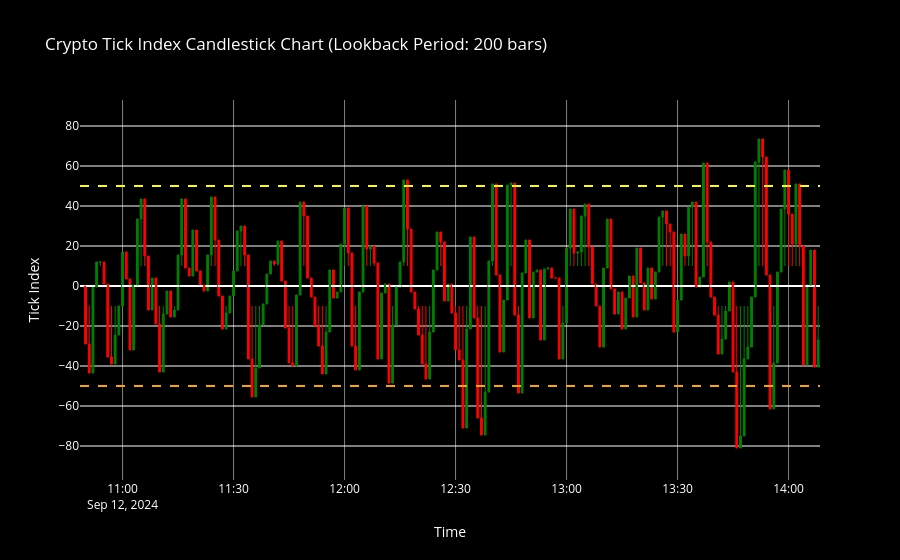

This figure's notebook cell:
### Code cell
import ccxt
import pandas as pd
import numpy as np
import plotly.graph_objs as go
from plotly.subplots import make_subplots
import schedule
import time
from IPython.display import display, clear_output

# Initialize the exchange
exchange = ccxt.binance()

# Load markets to ensure symbols are available
exchange.load_markets()

# Customizable lookback period
LOOKBACK_PERIOD = 200  # Adjust this value to set the lookback period

# Fetch the highest market cap USDT-paired cryptocurrencies
def fetch_highest_market_cap_symbols(limit=130):
    tickers = exchange.fetch_tickers()
    
    # Calculate market cap approximation (price * volume) for USDT pairs
    market_caps = {
        symbol: ticker['last'] * ticker['quoteVolume']
        for symbol, ticker in tickers.items()
        if symbol.endswith('/USDT') and ticker['quoteVolume'] is not None and ticker['last'] is not None
    }
    
    # Sort symbols by the calculated market cap and take the top 'limit' symbols
    sorted_symbols = sorted(market_caps, key=market_caps.get, reverse=True)
    return sorted_symbols[:limit]

# Function to fetch OHLCV data with a customizable lookback period
def fetch_ohlcv(symbol, timeframe='1m', limit=LOOKBACK_PERIOD):
    ohlcv = exchange.fetch_ohlcv(symbol, timeframe=timeframe, limit=limit)
    return ohlcv

# Function to calculate tick direction (1 for up, -1 for down, 0 for no change)
def calculate_tick(df):
    df['tick'] = np.sign(df['close'].diff()).fillna(0)
    return df

# Create the figure widget
fig = make_subplots(rows=1, cols=1)

def update_chart():
    # Fetch top market cap USDT-paired cryptos
    crypto_symbols = fetch_highest_market_cap_symbols(limit=100)

    # Fetch OHLCV data for all symbols
    data = {}
    for symbol in crypto_symbols:
        ohlcv = fetch_ohlcv(symbol)
        df = pd.DataFrame(ohlcv, columns=['timestamp', 'open', 'high', 'low', 'close', 'volume'])
        df['timestamp'] = pd.to_datetime(df['timestamp'], unit='ms')
        data[symbol] = df

    # Apply the tick calculation to all dataframes
    for symbol, df in data.items():
        data[symbol] = calculate_tick(df)

    # Create the combined DataFrame in one step
    tick_data = {'timestamp': data[crypto_symbols[0]]['timestamp']}
    for symbol, df in data.items():
        tick_data[symbol] = df['tick']

    # Convert dictionary to DataFrame
    tick_df = pd.DataFrame(tick_data)

    # Calculate the tick index (sum of ticks)
    tick_df['tick_index'] = tick_df[crypto_symbols].sum(axis=1)

    # Apply smoothing to the tick index
    smoothing_window = 2  # Adjust the window size as needed
    tick_df['smoothed_tick_index'] = tick_df['tick_index'].rolling(window=smoothing_window).mean().fillna(tick_df['tick_index'])

    # Calculate the high and low values within each interval
    tick_df['open'] = tick_df['smoothed_tick_index'].shift(1).fillna(tick_df['smoothed_tick_index'][0])
    tick_df['close'] = tick_df['smoothed_tick_index']

    # Using a larger rolling window for high and low calculations
    high_low_window = 2  # Adjust the window size as needed
    tick_df['high'] = tick_df['smoothed_tick_index'].rolling(window=high_low_window).max().fillna(tick_df['smoothed_tick_index'])
    tick_df['low'] = tick_df['smoothed_tick_index'].rolling(window=high_low_window).min().fillna(tick_df['smoothed_tick_index'])

    # Implement limits for extreme values
    extreme_limit = 10  # Example limit
    tick_df['high'] = tick_df['high'].clip(upper=extreme_limit)
    tick_df['low'] = tick_df['low'].clip(lower=-extreme_limit)

    # Clear the existing figure
    fig.data = []

    # Add candlestick trace for tick index with custom colors
    candlestick = go.Candlestick(
        x=tick_df['timestamp'],
        open=tick_df['open'],
        high=tick_df['high'],
        low=tick_df['low'],
        close=tick_df['close'],
        increasing_line_color='green',
        decreasing_line_color='red',
        increasing_fillcolor='green',
        decreasing_fillcolor='red',
        line=dict(width=1)  # Thin line for the high and low
    )

    fig.add_trace(candlestick, row=1, col=1)

    # Add horizontal lines at specified levels
    fig.add_hline(y=50, line=dict(color='yellow', width=1, dash='dash'), row=1, col=1)
    fig.add_hline(y=-50, line=dict(color='orange', width=1, dash='dash'), row=1, col=1)
    fig.add_hline(y=0, line=dict(color='white', width=1, dash='dot'), row=1, col=1)

    # Update layout for better visualization
    fig.update_layout(
        title=f'Crypto Tick Index Candlestick Chart (Lookback Period: {LOOKBACK_PERIOD} bars)',
        xaxis_title='Time',
        yaxis_title='Tick Index',
        xaxis_rangeslider_visible=False,
        yaxis=dict(
            range=[tick_df['tick_index'].min() - 10, tick_df['tick_index'].max() + 10]  # Dynamic range
        ),
        plot_bgcolor='black',
        paper_bgcolor='black',
        font=dict(color='white'),
        xaxis=dict(gridcolor='gray')
    )

    # Clear the previous output and display the updated figure
    clear_output(wait=True)
    display(fig)

# Schedule the chart to be updated every minute
schedule.every(1).minutes.do(update_chart)

# Flag to stop the scheduler
running = True

def run_scheduler():
    while running:
        schedule.run_pending()
        time.sleep(1)

def stop_scheduler():
    global running
    running = False

# Start the scheduler in a separate thread
import threading
scheduler_thread = threading.Thread(target=run_scheduler)
scheduler_thread.start()

# Initial chart update
update_chart()

# Example of stopping the scheduler after some time (e.g., 3 hours)
time.sleep(3 * 60 * 60)  # Run for 3 hours
stop_scheduler()
scheduler_thread.join()

### Figure 1 — Plotly figure (JSON) as saved in the notebook; plotly's stock layout.template omitted (floating-point values rounded to 4 significant figures; data arrays with more than 128 entries replaced by an {"elided": "..."} marker saying what was removed)
{"data": [{"close": {"elided": "200 float values"}, "decreasing": {"fillcolor": "red", "line": {"color": "red"}}, "high": {"elided": "200 float values"}, "increasing": {"fillcolor": "green", "line": {"color": "green"}}, "line": {"width": 1}, "low": {"elided": "200 float values"}, "open": {"elided": "200 float values"}, "type": "candlestick", "x": {"elided": "200 str values"}, "xaxis": "x", "yaxis": "y"}], "layout": {"autosize": true, "font": {"color": "white"}, "paper_bgcolor": "black", "plot_bgcolor": "black", "shapes": [{"line": {"color": "yellow", "dash": "dash", "width": 1}, "type": "line", "x0": 0, "x1": 1, "xref": "x domain", "y0": 50, "y1": 50, "yref": "y"}, {"line": {"color": "orange", "dash": "dash", "width": 1}, "type": "line", "x0": 0, "x1": 1, "xref": "x domain", "y0": -50, "y1": -50, "yref": "y"}, {"line": {"color": "white", "dash": "dot", "width": 1}, "type": "line", "x0": 0, "x1": 1, "xref": "x domain", "y0": 0, "y1": 0, "yref": "y"}, {"line": {"color": "yellow", "dash": "dash", "width": 1}, "type": "line", "x0": 0, "x1": 1, "xref": "x domain", "y0": 50, "y1": 50, "yref": "y"}, {"line": {"color": "orange", "dash": "dash", "width": 1}, "type": "line", "x0": 0, "x1": 1, "xref": "x domain", "y0": -50, "y1": -50, "yref": "y"}, {"line": {"color": "white", "dash": "dot", "width": 1}, "type": "line", "x0": 0, "x1": 1, "xref": "x domain", "y0": 0, "y1": 0, "yref": "y"}, {"line": {"color": "yellow", "dash": "dash", "width": 1}, "type": "line", "x0": 0, "x1": 1, "xref": "x domain", "y0": 50, "y1": 50, "yref": "y"}, {"line": {"color": "orange", "dash": "dash", "width": 1}, "type": "line", "x0": 0, "x1": 1, "xref": "x domain", "y0": -50, "y1": -50, "yref": "y"}, {"line": {"color": "white", "dash": "dot", "width": 1}, "type": "line", "x0": 0, "x1": 1, "xref": "x domain", "y0": 0, "y1": 0, "yref": "y"}, {"line": {"color": "yellow", "dash": "dash", "width": 1}, "type": "line", "x0": 0, "x1": 1, "xref": "x domain", "y0": 50, "y1": 50, "yref": "y"}, {"line": {"color": "orange", "dash": "dash", "width": 1}, "type": "line", "x0": 0, "x1": 1, "xref": "x domain", "y0": -50, "y1": -50, "yref": "y"}, {"line": {"color": "white", "dash": "dot", "width": 1}, "type": "line", "x0": 0, "x1": 1, "xref": "x domain", "y0": 0, "y1": 0, "yref": "y"}, {"line": {"color": "yellow", "dash": "dash", "width": 1}, "type": "line", "x0": 0, "x1": 1, "xref": "x domain", "y0": 50, "y1": 50, "yref": "y"}, {"line": {"color": "orange", "dash": "dash", "width": 1}, "type": "line", "x0": 0, "x1": 1, "xref": "x domain", "y0": -50, "y1": -50, "yref": "y"}, {"line": {"color": "white", "dash": "dot", "width": 1}, "type": "line", "x0": 0, "x1": 1, "xref": "x domain", "y0": 0, "y1": 0, "yref": "y"}, {"line": {"color": "yellow", "dash": "dash", "width": 1}, "type": "line", "x0": 0, "x1": 1, "xref": "x domain", "y0": 50, "y1": 50, "yref": "y"}, {"line": {"color": "orange", "dash": "dash", "width": 1}, "type": "line", "x0": 0, "x1": 1, "xref": "x domain", "y0": -50, "y1": -50, "yref": "y"}, {"line": {"color": "white", "dash": "dot", "width": 1}, "type": "line", "x0": 0, "x1": 1, "xref": "x domain", "y0": 0, "y1": 0, "yref": "y"}, {"line": {"color": "yellow", "dash": "dash", "width": 1}, "type": "line", "x0": 0, "x1": 1, "xref": "x domain", "y0": 50, "y1": 50, "yref": "y"}, {"line": {"color": "orange", "dash": "dash", "width": 1}, "type": "line", "x0": 0, "x1": 1, "xref": "x domain", "y0": -50, "y1": -50, "yref": "y"}, {"line": {"color": "white", "dash": "dot", "width": 1}, "type": "line", "x0": 0, "x1": 1, "xref": "x domain", "y0": 0, "y1": 0, "yref": "y"}, {"line": {"color": "yellow", "dash": "dash", "width": 1}, "type": "line", "x0": 0, "x1": 1, "xref": "x domain", "y0": 50, "y1": 50, "yref": "y"}, {"line": {"color": "orange", "dash": "dash", "width": 1}, "type": "line", "x0": 0, "x1": 1, "xref": "x domain", "y0": -50, "y1": -50, "yref": "y"}, {"line": {"color": "white", "dash": "dot", "width": 1}, "type": "line", "x0": 0, "x1": 1, "xref": "x domain", "y0": 0, "y1": 0, "yref": "y"}, {"line": {"color": "yellow", "dash": "dash", "width": 1}, "type": "line", "x0": 0, "x1": 1, "xref": "x domain", "y0": 50, "y1": 50, "yref": "y"}, {"line": {"color": "orange", "dash": "dash", "width": 1}, "type": "line", "x0": 0, "x1": 1, "xref": "x domain", "y0": -50, "y1": -50, "yref": "y"}, {"line": {"color": "white", "dash": "dot", "width": 1}, "type": "line", "x0": 0, "x1": 1, "xref": "x domain", "y0": 0, "y1": 0, "yref": "y"}, {"line": {"color": "yellow", "dash": "dash", "width": 1}, "type": "line", "x0": 0, "x1": 1, "xref": "x domain", "y0": 50, "y1": 50, "yref": "y"}, {"line": {"color": "orange", "dash": "dash", "width": 1}, "type": "line", "x0": 0, "x1": 1, "xref": "x domain", "y0": -50, "y1": -50, "yref": "y"}, {"line": {"color": "white", "dash": "dot", "width": 1}, "type": "line", "x0": 0, "x1": 1, "xref": "x domain", "y0": 0, "y1": 0, "yref": "y"}, {"line": {"color": "yellow", "dash": "dash", "width": 1}, "type": "line", "x0": 0, "x1": 1, "xref": "x domain", "y0": 50, "y1": 50, "yref": "y"}, {"line": {"color": "orange", "dash": "dash", "width": 1}, "type": "line", "x0": 0, "x1": 1, "xref": "x domain", "y0": -50, "y1": -50, "yref": "y"}, {"line": {"color": "white", "dash": "dot", "width": 1}, "type": "line", "x0": 0, "x1": 1, "xref": "x domain", "y0": 0, "y1": 0, "yref": "y"}, {"line": {"color": "yellow", "dash": "dash", "width": 1}, "type": "line", "x0": 0, "x1": 1, "xref": "x domain", "y0": 50, "y1": 50, "yref": "y"}, {"line": {"color": "orange", "dash": "dash", "width": 1}, "type": "line", "x0": 0, "x1": 1, "xref": "x domain", "y0": -50, "y1": -50, "yref": "y"}, {"line": {"color": "white", "dash": "dot", "width": 1}, "type": "line", "x0": 0, "x1": 1, "xref": "x domain", "y0": 0, "y1": 0, "yref": "y"}, {"line": {"color": "yellow", "dash": "dash", "width": 1}, "type": "line", "x0": 0, "x1": 1, "xref": "x domain", "y0": 50, "y1": 50, "yref": "y"}, {"line": {"color": "orange", "dash": "dash", "width": 1}, "type": "line", "x0": 0, "x1": 1, "xref": "x domain", "y0": -50, "y1": -50, "yref": "y"}, {"line": {"color": "white", "dash": "dot", "width": 1}, "type": "line", "x0": 0, "x1": 1, "xref": "x domain", "y0": 0, "y1": 0, "yref": "y"}, {"line": {"color": "yellow", "dash": "dash", "width": 1}, "type": "line", "x0": 0, "x1": 1, "xref": "x domain", "y0": 50, "y1": 50, "yref": "y"}, {"line": {"color": "orange", "dash": "dash", "width": 1}, "type": "line", "x0": 0, "x1": 1, "xref": "x domain", "y0": -50, "y1": -50, "yref": "y"}, {"line": {"color": "white", "dash": "dot", "width": 1}, "type": "line", "x0": 0, "x1": 1, "xref": "x domain", "y0": 0, "y1": 0, "yref": "y"}, {"line": {"color": "yellow", "dash": "dash", "width": 1}, "type": "line", "x0": 0, "x1": 1, "xref": "x domain", "y0": 50, "y1": 50, "yref": "y"}, {"line": {"color": "orange", "dash": "dash", "width": 1}, "type": "line", "x0": 0, "x1": 1, "xref": "x domain", "y0": -50, "y1": -50, "yref": "y"}, {"line": {"color": "white", "dash": "dot", "width": 1}, "type": "line", "x0": 0, "x1": 1, "xref": "x domain", "y0": 0, "y1": 0, "yref": "y"}, {"line": {"color": "yellow", "dash": "dash", "width": 1}, "type": "line", "x0": 0, "x1": 1, "xref": "x domain", "y0": 50, "y1": 50, "yref": "y"}, {"line": {"color": "orange", "dash": "dash", "width": 1}, "type": "line", "x0": 0, "x1": 1, "xref": "x domain", "y0": -50, "y1": -50, "yref": "y"}, {"line": {"color": "white", "dash": "dot", "width": 1}, "type": "line", "x0": 0, "x1": 1, "xref": "x domain", "y0": 0, "y1": 0, "yref": "y"}, {"line": {"color": "yellow", "dash": "dash", "width": 1}, "type": "line", "x0": 0, "x1": 1, "xref": "x domain", "y0": 50, "y1": 50, "yref": "y"}, {"line": {"color": "orange", "dash": "dash", "width": 1}, "type": "line", "x0": 0, "x1": 1, "xref": "x domain", "y0": -50, "y1": -50, "yref": "y"}, {"line": {"color": "white", "dash": "dot", "width": 1}, "type": "line", "x0": 0, "x1": 1, "xref": "x domain", "y0": 0, "y1": 0, "yref": "y"}, {"line": {"color": "yellow", "dash": "dash", "width": 1}, "type": "line", "x0": 0, "x1": 1, "xref": "x domain", "y0": 50, "y1": 50, "yref": "y"}, {"line": {"color": "orange", "dash": "dash", "width": 1}, "type": "line", "x0": 0, "x1": 1, "xref": "x domain", "y0": -50, "y1": -50, "yref": "y"}, {"line": {"color": "white", "dash": "dot", "width": 1}, "type": "line", "x0": 0, "x1": 1, "xref": "x domain", "y0": 0, "y1": 0, "yref": "y"}, {"line": {"color": "yellow", "dash": "dash", "width": 1}, "type": "line", "x0": 0, "x1": 1, "xref": "x domain", "y0": 50, "y1": 50, "yref": "y"}, {"line": {"color": "orange", "dash": "dash", "width": 1}, "type": "line", "x0": 0, "x1": 1, "xref": "x domain", "y0": -50, "y1": -50, "yref": "y"}, {"line": {"color": "white", "dash": "dot", "width": 1}, "type": "line", "x0": 0, "x1": 1, "xref": "x domain", "y0": 0, "y1": 0, "yref": "y"}, {"line": {"color": "yellow", "dash": "dash", "width": 1}, "type": "line", "x0": 0, "x1": 1, "xref": "x domain", "y0": 50, "y1": 50, "yref": "y"}, {"line": {"color": "orange", "dash": "dash", "width": 1}, "type": "line", "x0": 0, "x1": 1, "xref": "x domain", "y0": -50, "y1": -50, "yref": "y"}, {"line": {"color": "white", "dash": "dot", "width": 1}, "type": "line", "x0": 0, "x1": 1, "xref": "x domain", "y0": 0, "y1": 0, "yref": "y"}, {"line": {"color": "yellow", "dash": "dash", "width": 1}, "type": "line", "x0": 0, "x1": 1, "xref": "x domain", "y0": 50, "y1": 50, "yref": "y"}, {"line": {"color": "orange", "dash": "dash", "width": 1}, "type": "line", "x0": 0, "x1": 1, "xref": "x domain", "y0": -50, "y1": -50, "yref": "y"}, {"line": {"color": "white", "dash": "dot", "width": 1}, "type": "line", "x0": 0, "x1": 1, "xref": "x domain", "y0": 0, "y1": 0, "yref": "y"}, {"line": {"color": "yellow", "dash": "dash", "width": 1}, "type": "line", "x0": 0, "x1": 1, "xref": "x domain", "y0": 50, "y1": 50, "yref": "y"}, {"line": {"color": "orange", "dash": "dash", "width": 1}, "type": "line", "x0": 0, "x1": 1, "xref": "x domain", "y0": -50, "y1": -50, "yref": "y"}, {"line": {"color": "white", "dash": "dot", "width": 1}, "type": "line", "x0": 0, "x1": 1, "xref": "x domain", "y0": 0, "y1": 0, "yref": "y"}], "title": {"text": "Crypto Tick Index Candlestick Chart (Lookback Period: 200 bars)"}, "xaxis": {"anchor": "y", "autorange": true, "domain": [0, 1], "gridcolor": "gray", "range": ["2024-09-12 10:48:30", "2024-09-12 14:08:30"], "rangeslider": {"visible": false, "yaxis": {}}, "title": {"text": "Time"}, "type": "date"}, "yaxis": {"anchor": "x", "domain": [0, 1], "range": [-97, 93], "title": {"text": "Tick Index"}}}}
